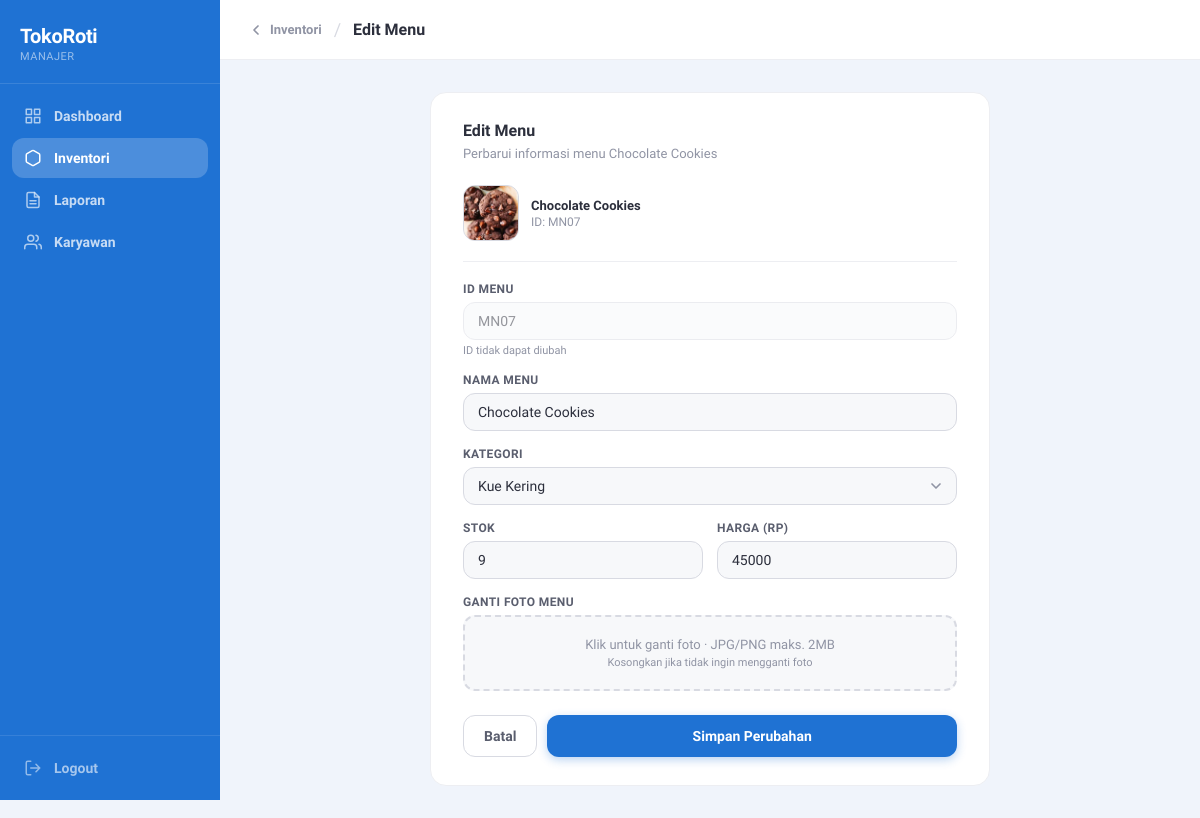
/public/edit.php?id=MN07 (signed in), run on an earlier commit of the app's database.
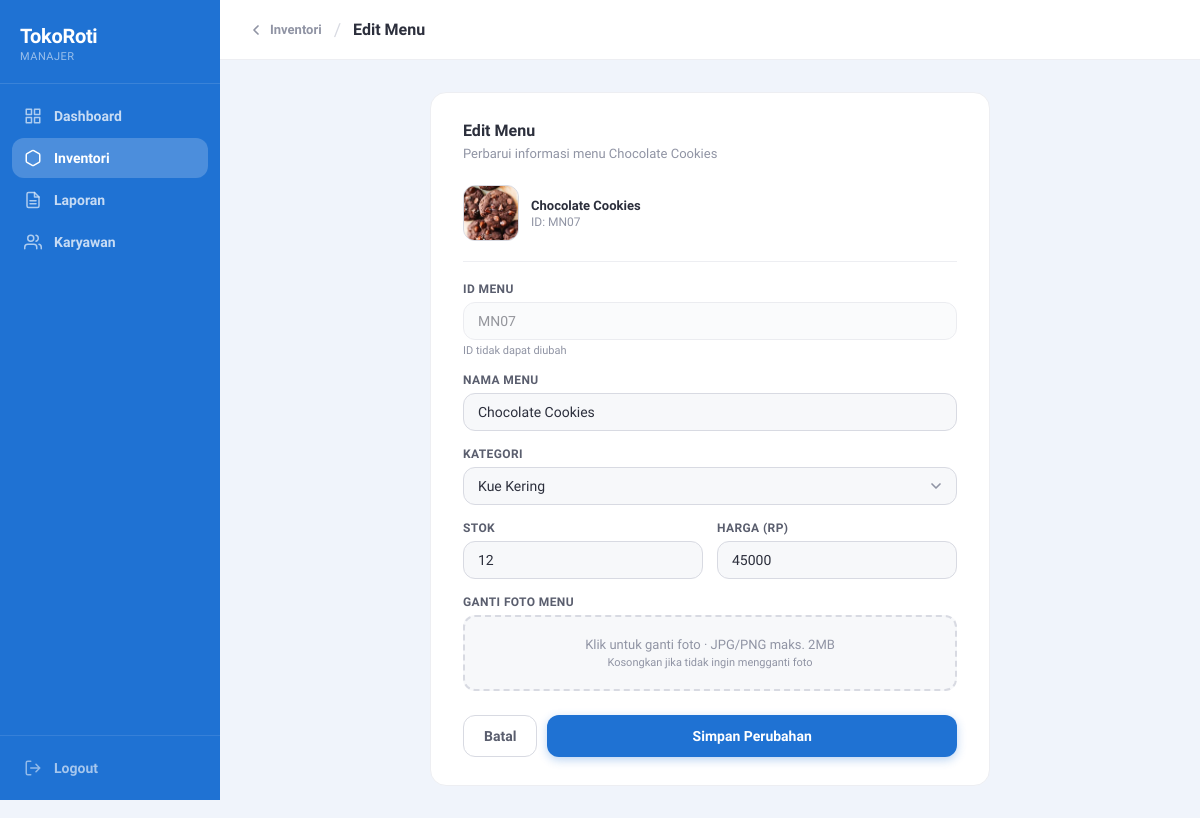
And on a later commit of the database.
### tables this page shows
CREATE TABLE `menu` (
  `id_menu` varchar(10) NOT NULL,
  `nama_menu` varchar(50) NOT NULL,
  `stok` int NOT NULL,
  `harga` int NOT NULL,
  `gambar` varchar(255) DEFAULT NULL,
  `id_kategori` varchar(10) NOT NULL,
  `is_deleted` tinyint(1) DEFAULT '0'
);

CREATE TABLE `kategori` (
  `id_kategori` varchar(10) NOT NULL,
  `nama_kategori` varchar(50) NOT NULL,
  `icon_kategori` varchar(50) DEFAULT NULL
);

### public/edit.php (the view, shortened to what the changed rows need)
<?php
require_once '../config/database.php';
$id = $_GET['id'] ?? '';
$stmt = $conn->prepare("SELECT * FROM menu WHERE id_menu = :id AND is_deleted = 0");
$stmt->execute([':id' => $id]);
$menu = $stmt->fetch(PDO::FETCH_ASSOC);
$kategori = $conn->query("SELECT * FROM kategori ORDER BY nama_kategori")->fetchAll(PDO::FETCH_ASSOC);
?>
<!DOCTYPE html>
<html lang="id">
<head>
</head>
<body>
<div class="main">
    <div class="content">
        <div class="form-card">
            <div class="form-card-title">Edit Menu</div>
            <div class="form-card-sub">Perbarui informasi menu <?= htmlspecialchars($menu['nama_menu']) ?></div>
            <div class="img-preview-wrap">
                <?php if (!empty($menu['gambar'])): ?>
                <img src="assets/<?= htmlspecialchars($menu['gambar']) ?>" class="img-preview" alt="preview">
                <?php else: ?>
                <div class="img-preview-placeholder">🍞</div>
                <?php endif; ?>
                <div>
                    <div style="font-size:13px; font-weight:700;"><?= htmlspecialchars($menu['nama_menu']) ?></div>
                    <div style="font-size:12px; color:var(--gray-400); margin-top:2px;">ID: <?= htmlspecialchars($menu['id_menu']) ?></div>
                </div>
            </div>
            <hr class="form-divider">
            <form action="../process/update.php" method="POST" enctype="multipart/form-data">
                <div class="form-group">
                    <label class="form-label">ID Menu</label>
                    <input type="text" class="form-control" value="<?= htmlspecialchars($menu['id_menu']) ?>" disabled>
                    <div class="form-hint">ID tidak dapat diubah</div>
                </div>
                <div class="form-group">
                    <label class="form-label" for="nama_menu">Nama Menu</label>
                    <input type="text" id="nama_menu" name="nama_menu" class="form-control"
                           value="<?= htmlspecialchars($menu['nama_menu']) ?>" required>
                </div>
                <div class="form-group">
                    <label class="form-label" for="id_kategori">Kategori</label>
                    <select id="id_kategori" name="id_kategori" class="form-control select" required>
                        <?php foreach ($kategori as $k): ?>
                        <option value="<?= $k['id_kategori'] ?>" <?= $k['id_kategori'] == $menu['id_kategori'] ? 'selected' : '' ?>>
                            <?= htmlspecialchars($k['nama_kategori']) ?>
                        </option>
                        <?php endforeach; ?>
                    </select>
                </div>
                <div class="form-row">
                    <div class="form-group">
                        <label class="form-label" for="stok">Stok</label>
                        <input type="number" id="stok" name="stok" class="form-control"
                               value="<?= $menu['stok'] ?>" min="0" required>
                    </div>
                    <div class="form-group">
                        <label class="form-label" for="harga">Harga (Rp)</label>
                        <input type="number" id="harga" name="harga" class="form-control"
                               value="<?= $menu['harga'] ?>" min="0" required>
                    </div>
                </div>
                <div class="form-group">
                </div>
                <div class="form-actions">
                </div>
            </form>
        </div>
    </div>
</div>
</body>
</html>

What changed in the data, as far as the page shows it:
changed menu "Chocolate Cookies": stok "9" → "12"
